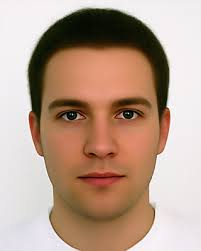
//> input picture C++ code/male_face.jpeg, 201 x 251 px
$ ./kmeansPosterize male_face.jpeg   (built with g++ and OpenCV 4)
//> lines starting //> are read from the running program, lines starting //| are printed output that depends on the picture
#include <opencv2/opencv.hpp>
#include <stdlib.h>
#include <iostream>

using namespace cv;
using namespace std;

int main(int argc, char** argv) {
    Mat src, src_hsv;

    src = imread(argv[1]);
//> src is the input picture: 251 rows x 201 cols, CV_8UC3; mean B, G, R 141.1, 158, 184.3
    imshow("original", src);
    cvtColor(src,src_hsv,CV_RGB2HSV);
//> src_hsv: 251 rows x 201 cols, CV_8UC3; mean H, S, V 114.3, 85.2, 184.9


    //blur(src_hsv, src_hsv, Size(15,15));
    imshow("blurred", src_hsv);
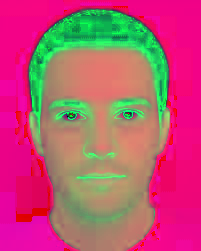
//> window 'blurred': 251 rows x 201 cols, CV_8UC3; mean B, G, R 114.3, 85.2, 184.9

    Mat p = Mat::zeros(src.cols*src.rows, 5, CV_32F);
    Mat bestLabels, centers, clustered;
    vector<Mat> hsv;
    cv::split(src_hsv, hsv);
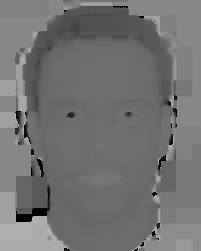
//> hsv[0]: 251 rows x 201 cols, CV_8UC1; min 0, max 178, mean 114.3
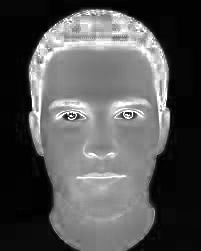
//> hsv[1]: 251 rows x 201 cols, CV_8UC1; min 0, max 255, mean 85.2
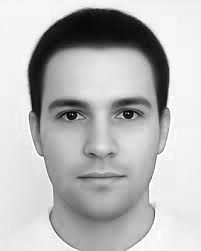
//> hsv[2]: 251 rows x 201 cols, CV_8UC1; min 0, max 255, mean 184.9
    //equalizeHist( hsv, hsv );
    // i think there is a better way to split pixel bgr color
    for(int i=0; i<src.cols*src.rows; i++) {
        // p.at<float>(i,0) = (i/src.cols) / src.rows;
        // p.at<float>(i,1) = (i%src.cols) / src.cols;
        p.at<float>(i,0) = hsv[0].data[i] / 255.0 ;
        //p.at<float>(i,3) = hsv[1].data[i] / 255.0;
        //p.at<float>(i,4) = hsv[2].data[i] / 255.0;
    }

    int K = 3;
    cv::kmeans(p, K, bestLabels,
        TermCriteria( CV_TERMCRIT_EPS+CV_TERMCRIT_ITER, 10, 1.0),
        3, KMEANS_PP_CENTERS, centers);
//> centers = [[0.404, 0, 0, 0, 0], [0.546, 0, 0, 0, 0], [0.046, 0, 0, 0, 0]]

    int colors[K];
    for(int i=0; i<K; i++) {
        colors[i] = 255/(i+1);
    }
    // i think there is a better way to do this mayebe some Mat::reshape?
    clustered = Mat(src.rows, src.cols, CV_32F);
    for(int i=0; i<src.cols*src.rows; i++) {
        clustered.at<float>(i/src.cols, i%src.cols) = (float)(colors[bestLabels.at<int>(0,i)]);
        cout << bestLabels.at<int>(0,i) << " ";
//              colors[bestLabels.at<int>(0,i)] << " " <<
//              clustered.at<float>(i/src.cols, i%src.cols) << " " <<
//              endl;
    }
//> this loop made 50451 passes
//| 1 1 1 1 1 1 1 1
//> (output is shown up to pass 8 of 50451)
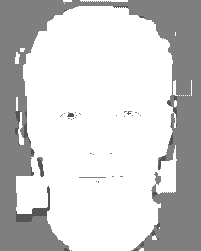
//> clustered: 251 rows x 201 cols, CV_32FC1; min 85, max 255, mean 206.9

    clustered.convertTo(clustered, CV_8U);
//> clustered: 251 rows x 201 cols, CV_8UC1
    imshow("clustered", clustered);

    waitKey();
    return 0;
}
